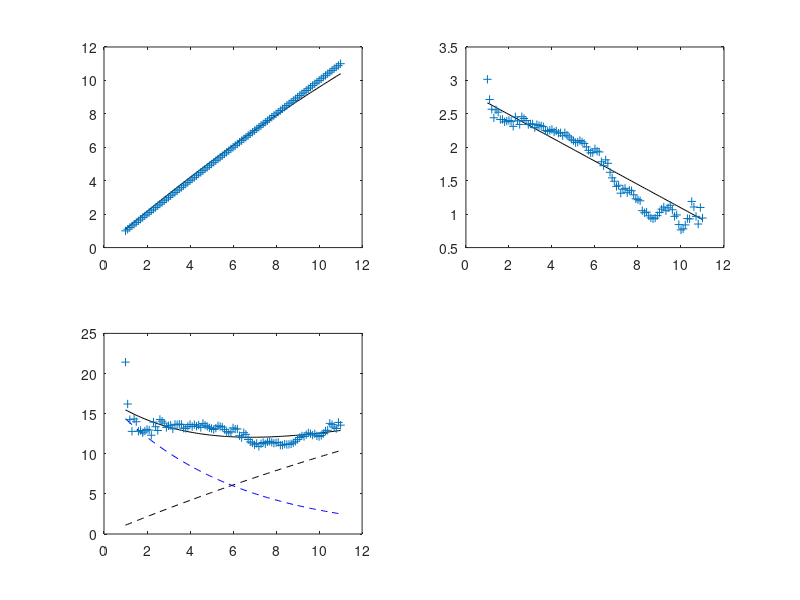

Source code (MATLAB):
Istruct=importdata('mean_hist_0.01.csv',',');
Jbstruct=importdata('bs_0.01.csv',',');
z=Istruct.data(:,5);
I=Istruct.data(:,4);
Jb=Jbstruct.data(:,4);
lb=[0 0 0 0];
ub=[255 1 log(255) 1];
lambda=1;
fun = @(a) [I - a(1)*(1-exp(-a(2)*z))-exp(a(3)-a(4)*z), ...
            lambda*(Jb - a(1)*(1-exp(-a(2)*z)))]; %lambda*(log(I-Jb) - (a(3)-a(4)*z))
        
[x,resnorm,residual,exitflag,output] = lsqnonlin(fun,[1 1 1 1],lb,ub);
x
figure;
subplot(2,2,1);
plot(z,x(1)*(1-exp(-x(2)*z)),'k');
hold on;
plot(z,Jb,'+');
subplot(2,2,2);
plot(z,x(3)-x(4)*z,'k');
hold on;
plot(z,log(I-Jb),'+');
subplot(2,2,3);
plot(z,x(1)*(1-exp(-x(2)*z))+exp(x(3))*exp(-x(4)*z),'k');
hold on;
plot(z,x(1)*(1-exp(-x(2)*z)),'k--');
plot(z,exp(x(3))*exp(-x(4)*z),'b--');

plot(z,I,'+');